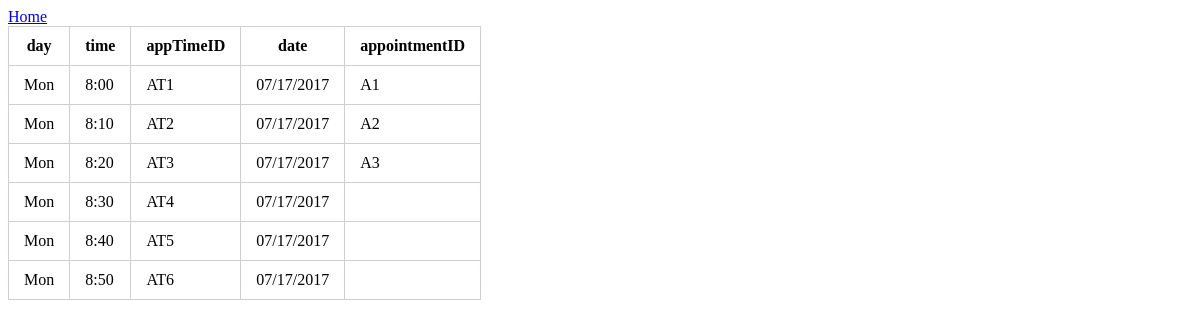
/AppointmentTImes.php, run on the app's committed database.
### tables this page shows
CREATE TABLE `appointmenttime` (
  `day` varchar(10) NOT NULL,
  `time` varchar(10) NOT NULL,
  `appTimeID` varchar(10) NOT NULL,
  `date` varchar(20) DEFAULT NULL,
  `appointmentID` varchar(10) DEFAULT NULL
);

### AppointmentTImes.php (the view, shortened to what this page needs)
<!DOCTYPE html>
<html>
<head><link rel="stylesheet" href="style.css" type="text/css"></head>
<a href ="index.html">Home</a>
<body>
	<?php
	include('dbconnect.php');
$query ="SELECT * FROM appointmenttime";
$result = mysqli_query($conn,$query);
echo
"<table>
<tr>
	<th> day</th>
	<th> time</th>
	<th> appTimeID</th>
	<th> date</th>
	<th> appointmentID</th>
</tr>";
if ($result->num_rows > 0) {
while ($row = mysqli_fetch_assoc($result)){
	if ($row)
		echo "<tr><td>".$row["day"]."</td><td>".$row["time"]."</td><td>".$row["appTimeID"]."</td><td>".$row["date"]
	."</td><td>".$row["appointmentID"]."</td></tr>";
}
}
else {
	echo "DIDN'T FIND ANYTHING";
}
echo
"</table>";
?>
</body>
</html>

### style.css (style rules this page uses)
table { border-collapse: collapse; }
th, td { border: 1px solid #cecfd5; padding: 10px 15px; }

### data on the page
appointmenttime: day "Mon", time "8:00", appTimeID "AT1", date "07/17/2017", appointmentID "A1"
appointmenttime: day "Mon", time "8:10", appTimeID "AT2", date "07/17/2017", appointmentID "A2"
appointmenttime: day "Mon", time "8:20", appTimeID "AT3", date "07/17/2017", appointmentID "A3"
appointmenttime: day "Mon", time "8:30", appTimeID "AT4", date "07/17/2017"
appointmenttime: day "Mon", time "8:40", appTimeID "AT5", date "07/17/2017"
appointmenttime: day "Mon", time "8:50", appTimeID "AT6", date "07/17/2017"
